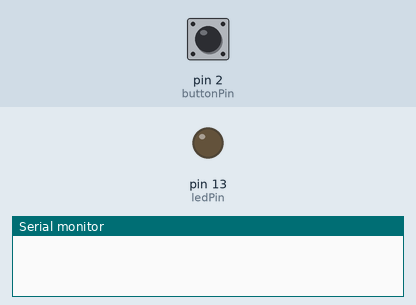
A sketch run on a simulated Arduino Uno, built with avr-gcc and run on an emulated ATmega328P. Parts: output pins drawn as LEDs (lit = HIGH), the last lines printed to the serial monitor. The test bench sets the inputs (shaded band); at power-on: pin 2 (buttonPin) LOW.

Above: at 1.2 s.
1.3 s: pin 2 (buttonPin) pulled HIGH for 0.15 s
At 1.7 s:
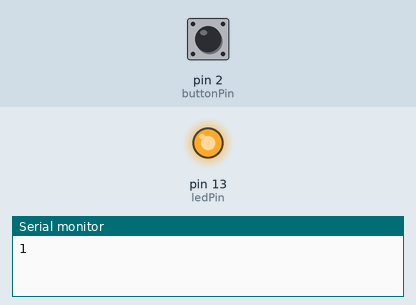
3.3 s: pin 2 (buttonPin) pulled HIGH for 3.2 s
At 7.8 s:
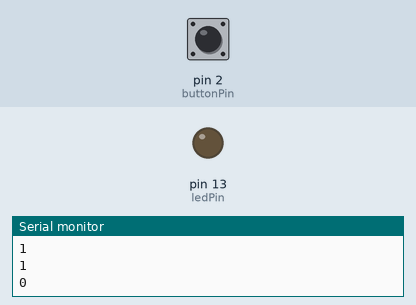
Timing chart, 0 to 9.3 s (numbered marks = the images above; inputs shaded):
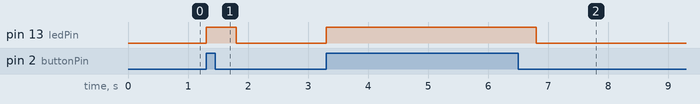

Measured:
- after the input at 1.3 s, pin 13 (ledPin): LOW → HIGH at once, → LOW 0.50 s later
- after the input at 3.3 s, pin 13 (ledPin): LOW → HIGH at once, → LOW 3.5 s later

The sketch:

debouncing1.ino
```cpp
int buttonPin = 2;
int ledPin =  13;
int buttonPress=0;

void setup()
{
 pinMode (ledPin, OUTPUT);
 pinMode (buttonPin, INPUT);
 Serial.begin(9600);
}

void loop()
{
  buttonPress=digitalRead(buttonPin);
  if(buttonPress==1){
    digitalWrite(ledPin,HIGH);
    Serial.println(buttonPress);
    delay(500);
    buttonPress=digitalRead(buttonPin);
    if(buttonPress == 0){
      digitalWrite(ledPin,LOW);
      Serial.println(buttonPress);

    }
  }
  else{
    delay(100);
  }

}
```
